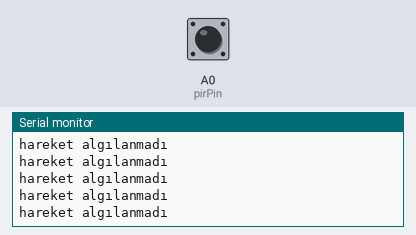
Bench run of a sketch on a simulated Arduino Uno, built with avr-gcc and run on an emulated ATmega328P. Parts: the last lines printed to the serial monitor. Inputs (shaded band) come from the test bench; at power-on: A0 (pirPin) LOW.

Above: at 1.2 s.
1.3 s: A0 (pirPin) driven HIGH
At 2.2 s:
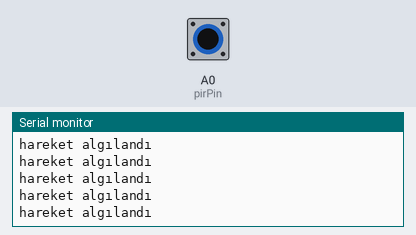
3.3 s: A0 (pirPin) driven LOW
At 3.8 s:
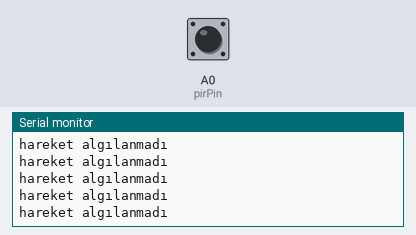
6.3 s: A0 (pirPin) pulsed HIGH 5 times (0.12 s each, 0.3 s apart)
At 7.0 s:
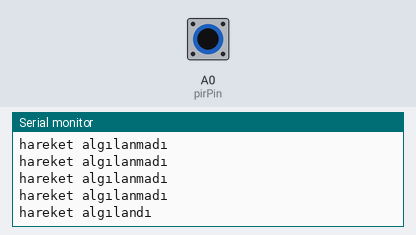
13.8 s: A0 (pirPin) driven HIGH
At 14.5 s:
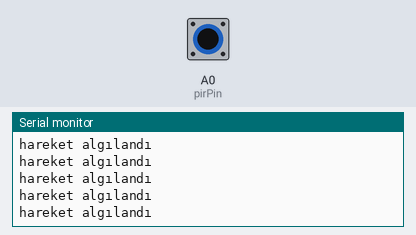
16.8 s: A0 (pirPin) driven LOW
At 17.5 s:
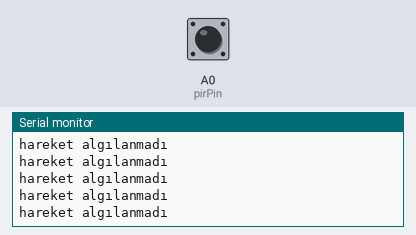

Measured:
- after the input at 1.3 s, the serial monitor: prints a new line after 0.09 s (image 1)
- after the input at 13.8 s, the serial monitor: prints a new line after 0.07 s (image 4)

The sketch:

PIR_SENSOR_BLYNK.ino
```cpp
//Hırsız alarmı
#include <Servo.h>

int pirPin = A0;

int hareket;


void setup() {
    Serial.begin(9600); // See the connection status in Serial Monitor

  pinMode(pirPin, INPUT);

}

void loop() {
  hareket = digitalRead(pirPin);
 if (hareket == HIGH) // hareket algılandığında
  {
  Serial.println("hareket algılandı");
  //Blynk.notify("Dikkat !!! Evde hırsız var !");

  }
  if (hareket == LOW) // hareket algılanmadığında
  {
  Serial.println("hareket algılanmadı");
  }
}
```
